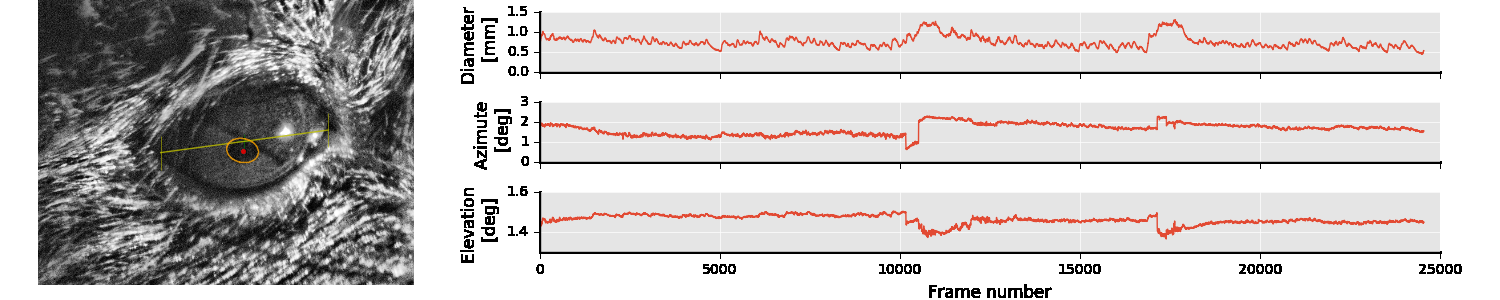
#> input picture images/mptrackerExample.png, 1500 x 300 px
$ python -i utils.py   (imports and definitions only)   (older library calls are emulated)
#> lines starting #> are read from the running program, lines starting #| are printed output that depends on the picture
#! /usr/bin python
# Utilities for mptracker.
# Some of these are adapted from the Cox Lab EyeTracker.
# (https://github.com/coxlab/eyetracker)
# November 2016 - Joao Couto
from decord import VideoReader
import sys
import os
import numpy as np
import scipy.signal as signal
import cv2
from scipy.interpolate import interp1d

# [44 lines left out: functions cart2sph, sph2cart, adjust_gamma, computePupilDiameterFromEllipse, not called in this run]

def computeConversionFactor(ref,estimate = 6.0):
    return float(estimate)/np.sqrt(np.diff([ref[0][0],ref[1][0]])**2. + np.diff([ref[0][1],ref[1][1]])**2.)

# [65 lines left out: functions convertPixelToEyeCoords, getEllipseMask, medfilt, find_outliers, interp_nans, not called in this run]

def sobel3x3(img,ksize = 5):
    """
    Compute vertical and horizontal gradients as well as the magnitude of image
    using openCV.
    Joao Couto - January 2017
    """
    gradx = cv2.Sobel(img,cv2.CV_32F,1,0,ksize=ksize)
    grady = cv2.Sobel(img,cv2.CV_32F,0,1,ksize=ksize)
    mag = np.sqrt(np.power(gradx,2) + np.power(grady,2)) + 1e-16
    return mag,gradx,grady

# [21 lines of commented-out code are left out]

def radial_transform(image, radii = None, alpha = 10,
                     membuff=None):
    ''' Find points of interest in an image using the fast radial transform.
    (not that fast...)
    '''
    if not membuff is None and len(membuff) == 4:
        M,O,F,S = membuff
    else:
        M = np.zeros_like(image)
        O = np.zeros_like(image)
        F = np.zeros_like(image)
        S = np.zeros_like(image)

    (nrows, ncols) = image.shape
    if radii is None:
        radii = np.linspace(nrows/2000.,nrows/8.,6)
    mag,imgx,imgy = sobel3x3(image)
    imgx = imgx / mag
    imgy = imgy / mag
    (y, x) = np.mgrid[0:nrows, 0:ncols]   # grid
    ormagcode = """
Py_BEGIN_ALLOW_THREADS

#define __TYPE  %s

int rows = Nmag[0];
//int rstart = 0;
//int rend = rows;
int tile_size = rows / n_tiles;
int rstart = (tile) * tile_size;
int rend;
if(tile == n_tiles-1){
    rend = rows;
} else {
    rend = (tile+1) * tile_size - 1;
}
int cols = Nmag[1];
int cstart = 0;
int cend = cols;
for(int r = rstart; r < rend; r++){
    for(int c = cstart; c < cend; c++){
        int index = r*cols + c;
        int posx_ = round(posx[index]);
        int posy_ = round(posy[index]);
        int negx_ = round(negx[index]);
        int negy_ = round(negy[index]);

        if(posx_ < 0 || posx_ > cols-1 ||
           posy_ < 0 || posy_ > rows-1 ||
           negx_ < 0 || negx_ > cols-1 ||
           negy_ < 0 || negy_ > rows-1){
            continue;
        }
        if(posx_ < 0) posx_ = 0;
        if(posx_ > cols-1) posx_ = cols-1;
        if(posy_ < 0) posy_ = 0;
        if(posy_ > rows-1) posy_ = rows-1;
        if(negx_ < 0) negx_ = 0;
        if(negx_ > cols-1) negx_ = cols-1;
        if(negy_ < 0) negy_ = 0;
        if(negy_ > rows-1) negy_ = rows-1;
        int pos_index = (int)posy_*cols + (int)posx_;
        int neg_index = (int)negy_*cols + (int)negx_;

        O[pos_index] += 1.0;
        O[neg_index] -= 1.0;

        M[pos_index] += mag[index];
        M[neg_index] -= mag[index];
    }
}
for(int r = rstart; r < rend; r++){
    for(int c=cstart; c < cend; c++){
        int index = r*cols + c;
        __TYPE O_ = abs(O[index]);
        if(O_ > kappa) O_ = kappa;

        F[index] = M[index]/kappa * pow(O_/kappa, alpha);
    }
}
Py_END_ALLOW_THREADS
    """ % 'float'
    for r in range(len(radii)):
        n = radii[r]
        # Coordinates of 'positively' and 'negatively' affected pixels
        posx = x + n * imgx
        posy = y + n * imgy
        negx = x - n * imgx
        negy = y - n * imgy
        # Clamp Orientation projection matrix values to a maximum of
        # +/-kappa,  but first set the normalization parameter kappa to the
        # values suggested by Loy and Zelinski
        kappa = 9.9
        if n == 1:
            kappa = 8
        # Form the orientation and magnitude projection matrices
        n_tiles = 1
        tile = 0
        inline(ormagcode, [
            'O',
            'M',
            'mag',
            'posx',
            'posy',
            'negx',
            'negy',
            'kappa',
            'F',
            'alpha',
            'n_tiles',
            'tile',
        ], verbose=0)
        # Generate a Gaussian of size proportional to n to smooth and spread
        # the symmetry measure.  The Gaussian is also scaled in magnitude
        # by n so that large scales do not lose their relative weighting.
        # A = fspecial('gaussian',[n n], 0.25*n) * n;
        # S = S + filter2(A,F);
        width = np.round(0.8 * n)
        if np.mod(width, 2) == 0:
            width += 1
        gauss1d = signal.gaussian(width, 0.25 * n).astype(image.dtype)
        S += separable_convolution2d(F, gauss1d, gauss1d)
    S = S / np.float32(len(radii))
    return S,(mag,imgx,imgy)


# [305 lines left out: functions separable_convolution2d, find_ray_boundaries, pupil_estimate, get_image_values, find_minmax, not called in this run]

>>> import cv2
>>> picture = cv2.imread('../images/mptrackerExample.png', cv2.IMREAD_GRAYSCALE)
#> picture: shape (300, 1500); min 0, max 255, mean 199.1
>>> result = radial_transform(picture)
#> in sobel3x3, `gradx = cv2.Sobel(img,cv2.CV_32F,1,0,ksize=ksize)`:
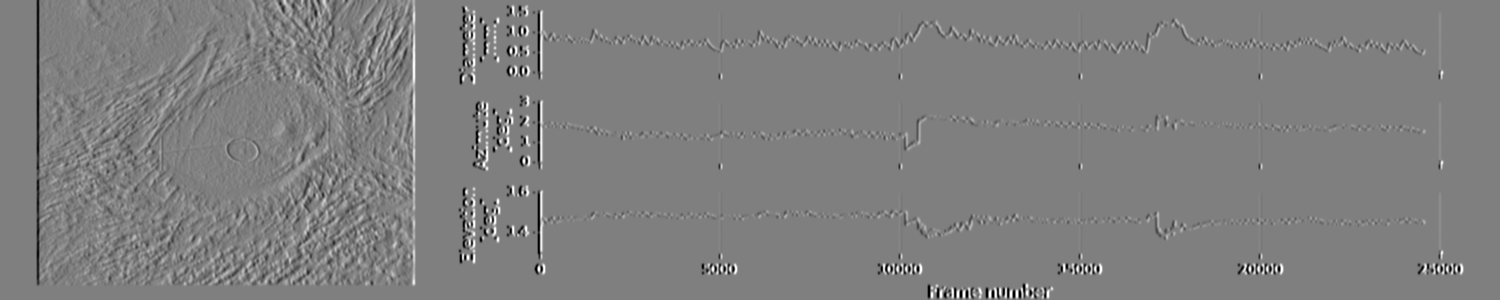
#> gradx: shape (300, 1500) float32; min -12240, max 12240, mean 0; drawn with min black and max white
#> in sobel3x3, `grady = cv2.Sobel(img,cv2.CV_32F,0,1,ksize=ksize)`:
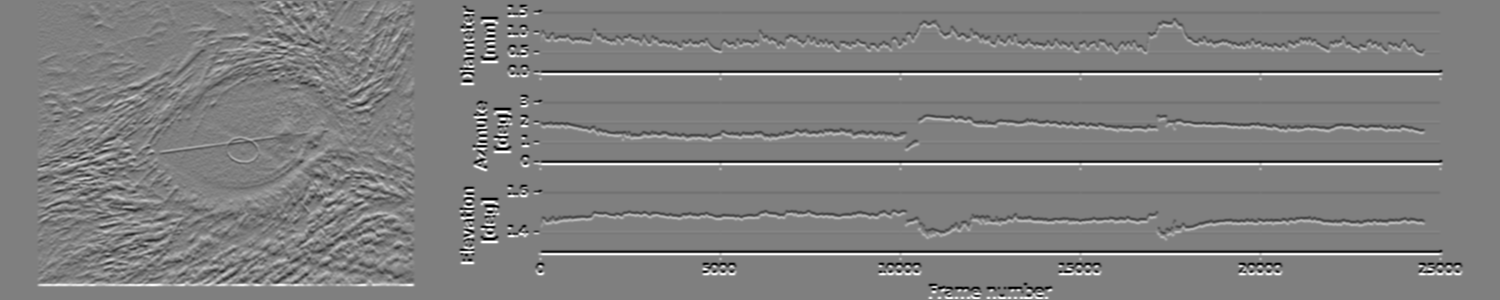
#> grady: shape (300, 1500) float32; min -12240, max 12240, mean 18.5; drawn with min black and max white
#> in sobel3x3, `mag = np.sqrt(np.power(gradx,2) + np.power(grady,2)) + 1e-16`:
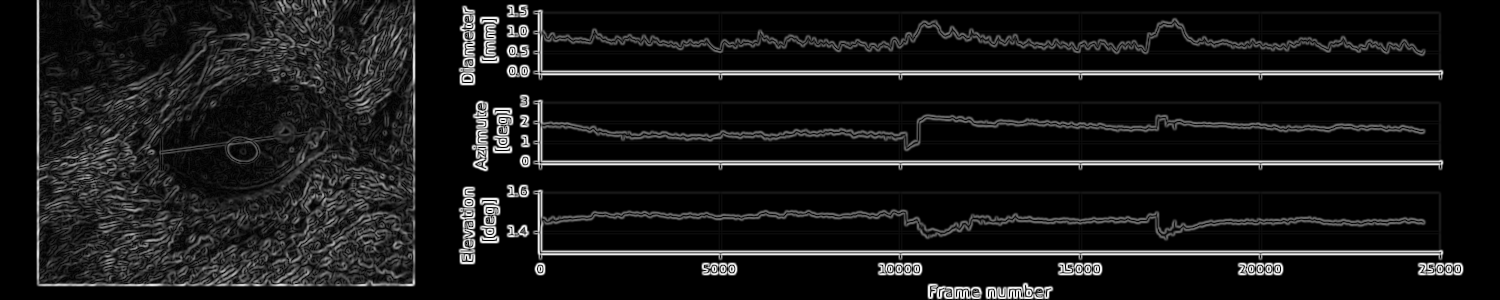
#> mag: shape (300, 1500) float32; min 1e-16, max 13072.3, mean 1214; drawn with min black and max white
#> in radial_transform, `imgx = imgx / mag`:
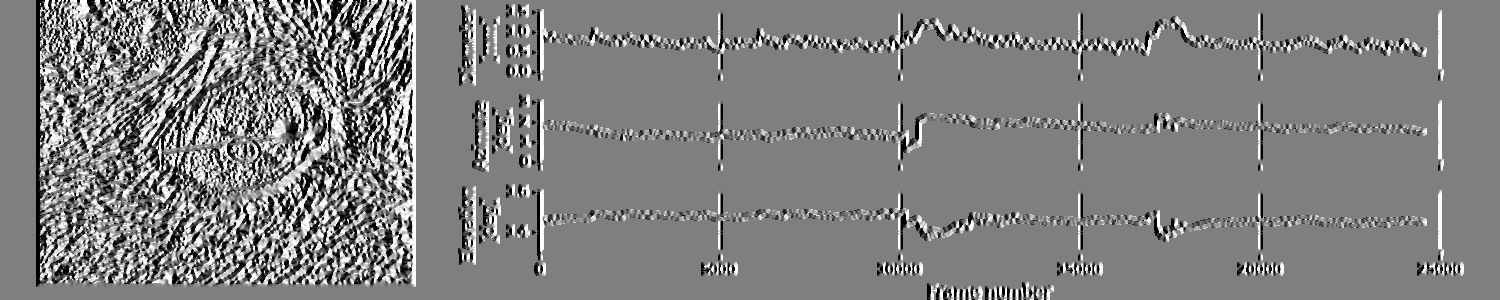
#> imgx: shape (300, 1500) float32; min -1, max 1, mean 0.00715; drawn with min black and max white
#> in radial_transform, `imgy = imgy / mag`:
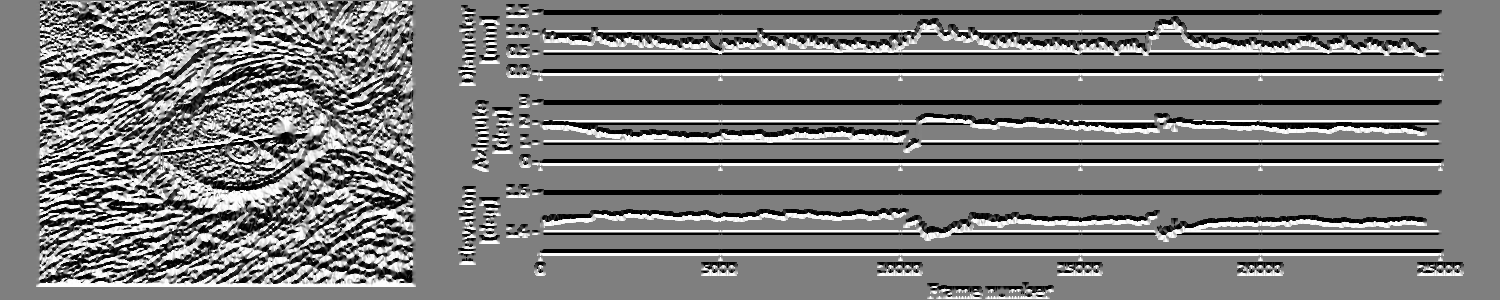
#> imgy: shape (300, 1500) float32; min -1, max 1, mean -0.0292; drawn with min black and max white
#> the loop in radial_transform, `for r in range(len(radii)):` made 1 pass
#> pass 1, in radial_transform, `posx = x + n * imgx`:
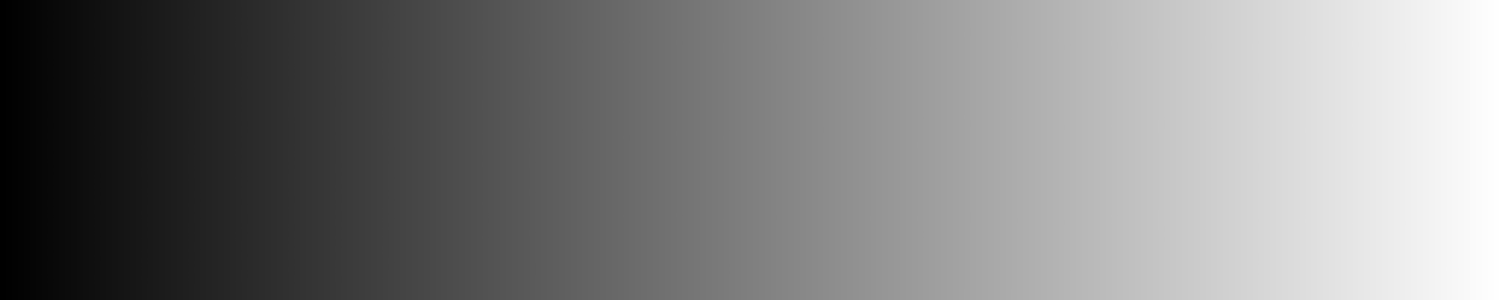
#> posx: shape (300, 1500) float64; min 0, max 1499, mean 749.5; drawn with min black and max white
#> pass 1, in radial_transform, `posy = y + n * imgy`:
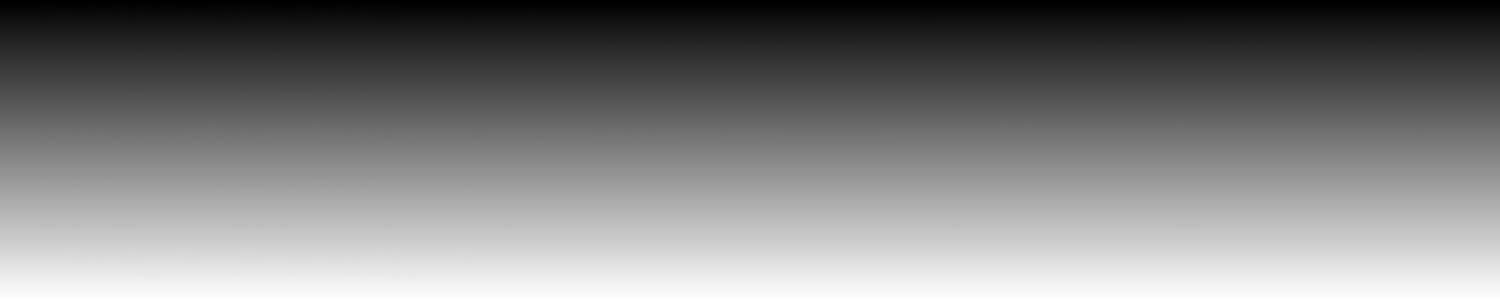
#> posy: shape (300, 1500) float64; min 0, max 299, mean 149.5; drawn with min black and max white
#> after the loop in radial_transform, `for r in range(len(radii)):`: F: shape (300, 1500); every value is 0
#> (the run stopped early here; a loop or call above may not have finished)
